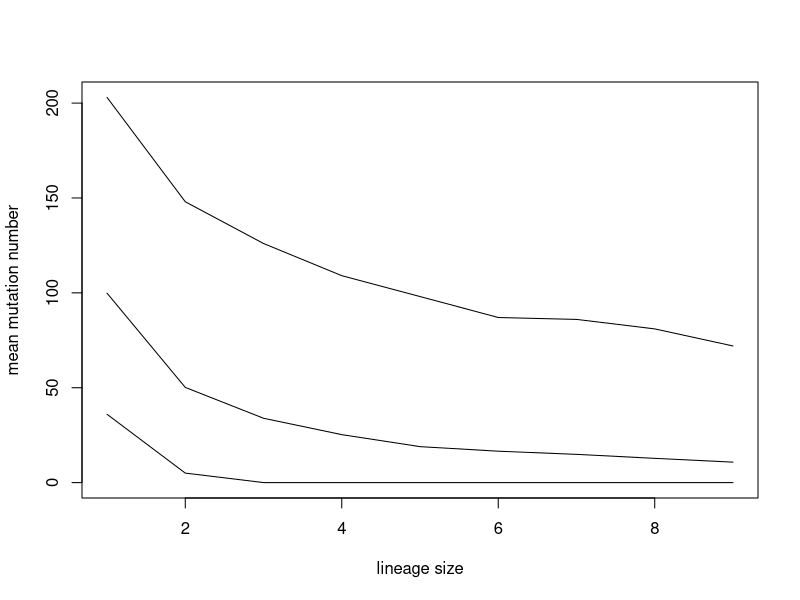

Write the R code that produced this figure.
## ---- chunk 1
knitr::opts_chunk$set(echo = TRUE)
## ---- chunk 2
ncsim = function(n, theta = 10, T_total = FALSE){
  
  # Initialisation
  times = NULL; T_tot = NULL
  
  k = n  # number of distinct lineages
  count = 1  # because k will not goes just from 1 to size 
  Vecstates = matrix(0, nrow=n, ncol=n)
  Vecstates[1, ] = c(n, rep(0, n-1))
  Vecmut = rep(0, n-1)  # the number of mutation (in SFS)

  # This loop will continue until reaching the MRCA
  # (until just one lineage)
  while (k > 1){
    lambda = k*(k-1)/2
    
    # Each coalescent time follow a exp dsitribution
    # with a parameter lambda given by the rate matrix
    times[count] = rexp(n=1, rate=lambda)
    
    if(T_total == TRUE){T_tot[count] = times[count]*k} 
           
    # Need this condition because the last coalescent leads to MRCA
    # and is not represented in the state matrix
    # Vector of probability to go to each other states
    
    Vecnext = Vecstates[count,]
    inext = NULL
    # sample two times instead of one (with size 2)
    # to remove 2 of vecnext if the sample choose 
    # two times the same lineage size
    
    inext[1] = sample(x = 1:n, size = 1, prob = Vecnext, replace = T) 
    Vecnext[inext[1]]=Vecnext[inext[1]]-1
    inext[2] = sample(x = 1:n, size = 1, prob = Vecnext)
    Vecnext[inext[2]] = Vecnext[inext[2]]-1
    Vecnext[sum(inext)] = Vecnext[sum(inext)]+1
    
    count = count + 1
    Vecstates[count, ] = Vecnext 
    k = k - 1
  }
  # give a vector of mutation rate (corresponding to the SFS)
  
  mutrate = times*(Vecstates[-n,-n])
  mutrate = apply(mutrate, 2, sum)*theta/2
  Vecmut = rpois(n = n-1, lambda = mutrate)
  
  if(T_total == T){times = T_tot}
  return(list(times, Vecstates, Vecmut))
}
## ---- chunk 3
# with T_MRCA
set.seed(42)
example1 = ncsim(n = 10, theta = 100)
print(example1)
## ---- chunk 4
# with T_Total
set.seed(42)
example2 = ncsim(n = 10, theta = 100, T_total = T)
print(example2)
## ---- chunk 5

simulationSFS = replicate(10000, ncsim(n = 10, theta = 100)[3])
simulationSFS = matrix(unlist(simulationSFS), ncol = 10-1, byrow = T)

meanSFS = apply(simulationSFS,2,mean)
q1SFS = apply(simulationSFS,2,quantile,0.05)
q2SFS = apply(simulationSFS,2,quantile,0.95)
print(meanSFS)

plot(q2SFS, type = 'l', ylab = 'mean mutation number', xlab = 'lineage size', ylim = c(0,max(q2SFS)))
lines(1:9,meanSFS)
lines(q1SFS)
